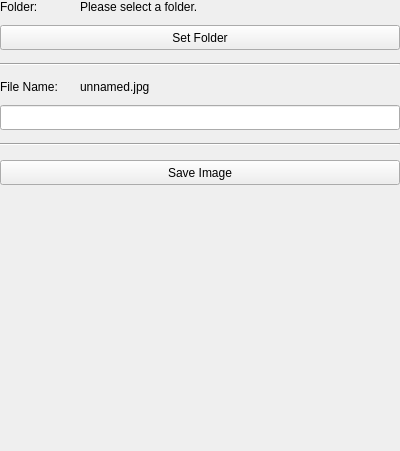
<?xml version="1.0" encoding="UTF-8"?>
<ui version="4.0">
 <class>WritePropertiesEntity</class>
 <widget class="QWidget" name="WritePropertiesEntity">
  <property name="geometry">
   <rect>
    <x>0</x>
    <y>0</y>
    <width>400</width>
    <height>451</height>
   </rect>
  </property>
  <property name="windowTitle">
   <string>Form</string>
  </property>
  <layout class="QGridLayout" name="gridLayout_2">
   <property name="leftMargin">
    <number>0</number>
   </property>
   <property name="topMargin">
    <number>0</number>
   </property>
   <property name="rightMargin">
    <number>0</number>
   </property>
   <property name="bottomMargin">
    <number>0</number>
   </property>
   <property name="spacing">
    <number>0</number>
   </property>
   <item row="0" column="0">
    <layout class="QGridLayout" name="gridLayout" rowminimumheight="20,20,20,20,20,20,20,20">
     <property name="topMargin">
      <number>0</number>
     </property>
     <property name="bottomMargin">
      <number>0</number>
     </property>
     <property name="verticalSpacing">
      <number>5</number>
     </property>
     <item row="4" column="0" colspan="2">
      <widget class="QLineEdit" name="fileNameEdit">
       <property name="minimumSize">
        <size>
         <width>0</width>
         <height>25</height>
        </size>
       </property>
       <property name="alignment">
        <set>Qt::AlignLeading|Qt::AlignLeft|Qt::AlignTop</set>
       </property>
      </widget>
     </item>
     <item row="6" column="0" colspan="2">
      <widget class="QPushButton" name="saveImageButton">
       <property name="minimumSize">
        <size>
         <width>0</width>
         <height>25</height>
        </size>
       </property>
       <property name="text">
        <string>Save Image</string>
       </property>
      </widget>
     </item>
     <item row="5" column="0" colspan="2">
      <widget class="Line" name="line_2">
       <property name="orientation">
        <enum>Qt::Horizontal</enum>
       </property>
      </widget>
     </item>
     <item row="2" column="0" colspan="2">
      <widget class="Line" name="line">
       <property name="minimumSize">
        <size>
         <width>0</width>
         <height>0</height>
        </size>
       </property>
       <property name="orientation">
        <enum>Qt::Horizontal</enum>
       </property>
      </widget>
     </item>
     <item row="0" column="1">
      <widget class="QLabel" name="folderLabel">
       <property name="text">
        <string>Please select a folder.</string>
       </property>
       <property name="alignment">
        <set>Qt::AlignLeading|Qt::AlignLeft|Qt::AlignTop</set>
       </property>
      </widget>
     </item>
     <item row="0" column="0">
      <widget class="QLabel" name="label">
       <property name="maximumSize">
        <size>
         <width>50</width>
         <height>16777215</height>
        </size>
       </property>
       <property name="text">
        <string>Folder:</string>
       </property>
       <property name="alignment">
        <set>Qt::AlignLeading|Qt::AlignLeft|Qt::AlignTop</set>
       </property>
      </widget>
     </item>
     <item row="1" column="0" colspan="2">
      <widget class="QPushButton" name="setFolderButton">
       <property name="minimumSize">
        <size>
         <width>0</width>
         <height>25</height>
        </size>
       </property>
       <property name="text">
        <string>Set Folder</string>
       </property>
      </widget>
     </item>
     <item row="3" column="1">
      <widget class="QLabel" name="fileNameLabel">
       <property name="text">
        <string>unnamed.jpg</string>
       </property>
       <property name="alignment">
        <set>Qt::AlignLeading|Qt::AlignLeft|Qt::AlignTop</set>
       </property>
      </widget>
     </item>
     <item row="3" column="0">
      <widget class="QLabel" name="label_2">
       <property name="minimumSize">
        <size>
         <width>80</width>
         <height>0</height>
        </size>
       </property>
       <property name="maximumSize">
        <size>
         <width>80</width>
         <height>16777215</height>
        </size>
       </property>
       <property name="text">
        <string>File Name:</string>
       </property>
       <property name="alignment">
        <set>Qt::AlignLeading|Qt::AlignLeft|Qt::AlignTop</set>
       </property>
      </widget>
     </item>
     <item row="7" column="0">
      <spacer name="verticalSpacer">
       <property name="orientation">
        <enum>Qt::Vertical</enum>
       </property>
       <property name="sizeHint" stdset="0">
        <size>
         <width>20</width>
         <height>40</height>
        </size>
       </property>
      </spacer>
     </item>
    </layout>
   </item>
  </layout>
 </widget>
 <resources/>
 <connections/>
</ui>
